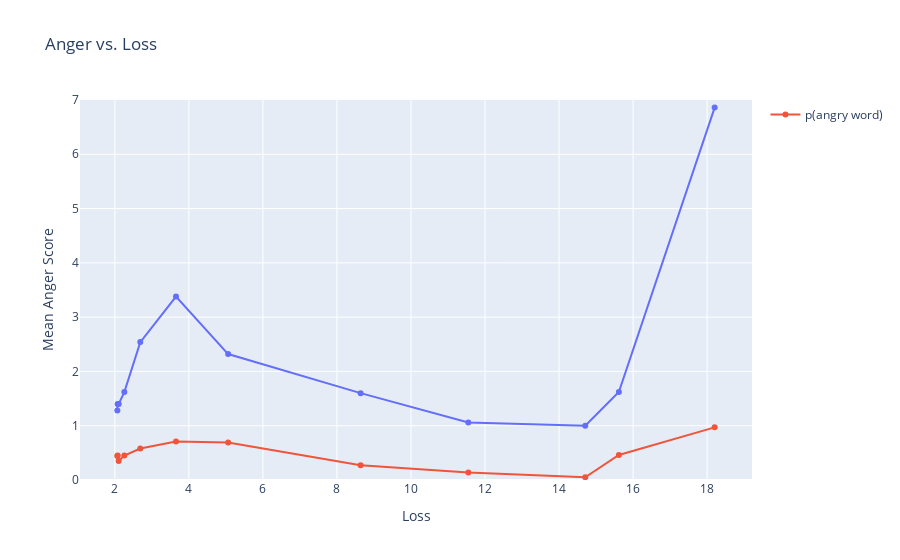

Notebook code for this chart:
### Code cell
fig = px.line(x=losses_act, y=mean_scores_act, title="Anger vs. Loss", labels={"x": "Loss", "y": "Mean Anger Score"}, markers=True)
fig.add_scatter(x=losses_act, y=act_count_scores, mode='lines+markers', name='p(angry word)')
fig.update_yaxes(range=[0, 7], dtick=1)
fig.show()

### Figure 1 — Plotly figure (JSON) as saved in the notebook; plotly's stock layout.template omitted (floating-point values rounded to 4 significant figures)
{"data": [{"hovertemplate": "Loss=%{x}<br>Mean Anger Score=%{y}<extra></extra>", "legendgroup": "", "line": {"color": "#636efa", "dash": "solid"}, "marker": {"symbol": "circle"}, "mode": "lines+markers", "name": "", "orientation": "v", "showlegend": false, "type": "scatter", "x": [2.068, 2.076, 2.104, 2.257, 2.687, 3.652, 5.061, 8.64, 11.55, 14.71, 15.62, 18.2], "xaxis": "x", "y": [1.28, 1.4, 1.4, 1.62, 2.54, 3.38, 2.32, 1.6, 1.06, 1, 1.62, 6.86], "yaxis": "y"}, {"mode": "lines+markers", "name": "p(angry word)", "type": "scatter", "x": [2.068, 2.076, 2.104, 2.257, 2.687, 3.652, 5.061, 8.64, 11.55, 14.71, 15.62, 18.2], "y": [0.44, 0.45, 0.35, 0.45, 0.58, 0.71, 0.69, 0.27, 0.14, 0.05, 0.46, 0.97]}], "layout": {"legend": {"tracegroupgap": 0}, "title": {"text": "Anger vs. Loss"}, "xaxis": {"anchor": "y", "domain": [0, 1], "title": {"text": "Loss"}}, "yaxis": {"anchor": "x", "domain": [0, 1], "dtick": 1, "range": [0, 7], "title": {"text": "Mean Anger Score"}}}}
